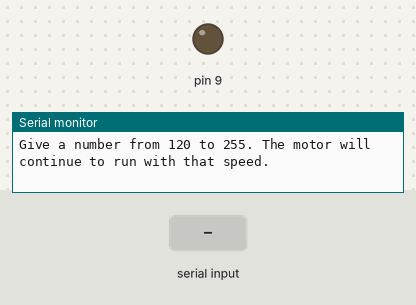
Bench run of a sketch on a simulated Arduino Uno, built with avr-gcc and run on an emulated ATmega328P. Shown: output pins drawn as LEDs (lit = HIGH), the last lines printed to the serial monitor. The test bench sets the inputs (shaded band).

Above: at 1.2 s.
1.3 s: "90,45\n" received over Serial
At 2.0 s:
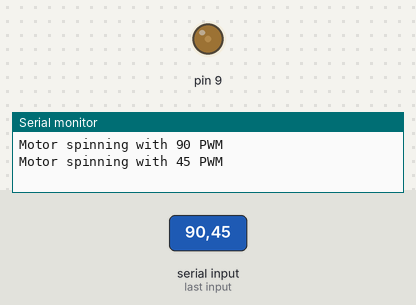
3.8 s: "30,150\n" received over Serial
At 4.6 s:
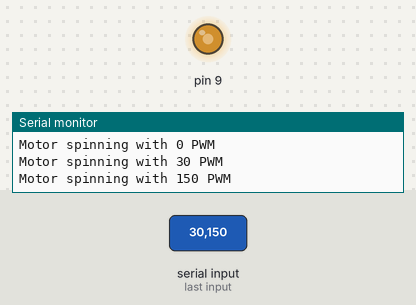
6.3 s: "200\n" received over Serial
At 6.9 s:
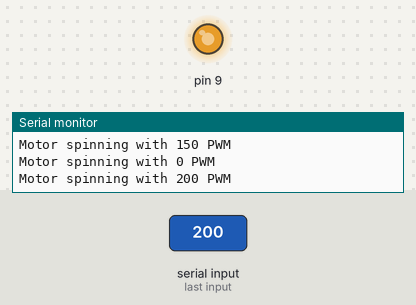
Timing chart, 0 to 9.3 s (numbered marks = the images above; inputs shaded):
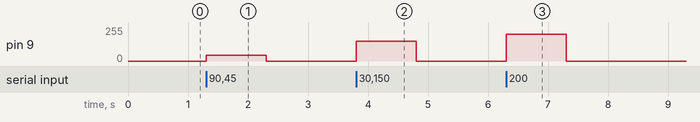

The sketch:

DCMotorInput.ino
```cpp
//motorPin = 9;
int Speed; //Variable to store Speed, by defaul 0 PWM

void setup() {
  Serial.begin(9600);
  pinMode(9, OUTPUT);
  Serial.println("Give a number from 120 to 255. The motor will continue to run with that speed."); //Why minimun value 120? Because with values below 120 the motor doesn't spin ;)
  Serial.println(""); //Blank line

}

void loop() {

  if (Serial.available() > 0){
    Speed = Serial.parseInt();
    // If it is, we'll use parseInt() to pull out only numbers:
    analogWrite(9, Speed);
    //Print message only once
    //Print PWM value
    Serial.print("Motor spinning with ");
    Serial.print(Speed);
    Serial.println(" PWM");
  }


  //delay(5000);

}


// Using this code I found out that my DC motor needs at least the speed value of 120, which means it needs at least around 50% power to rotate. Otherwise
// it just makes a buzzing sound
```

Measured:
- after the input at 1.3 s, pin 9: 0/255 → 45/255 at once, → 0/255 1.0 s later
- after the input at 3.8 s, pin 9: 0/255 → 150/255 at once, → 0/255 1.0 s later
- after the input at 6.3 s, pin 9: 0/255 → 200/255 at once, → 0/255 1.0 s later
